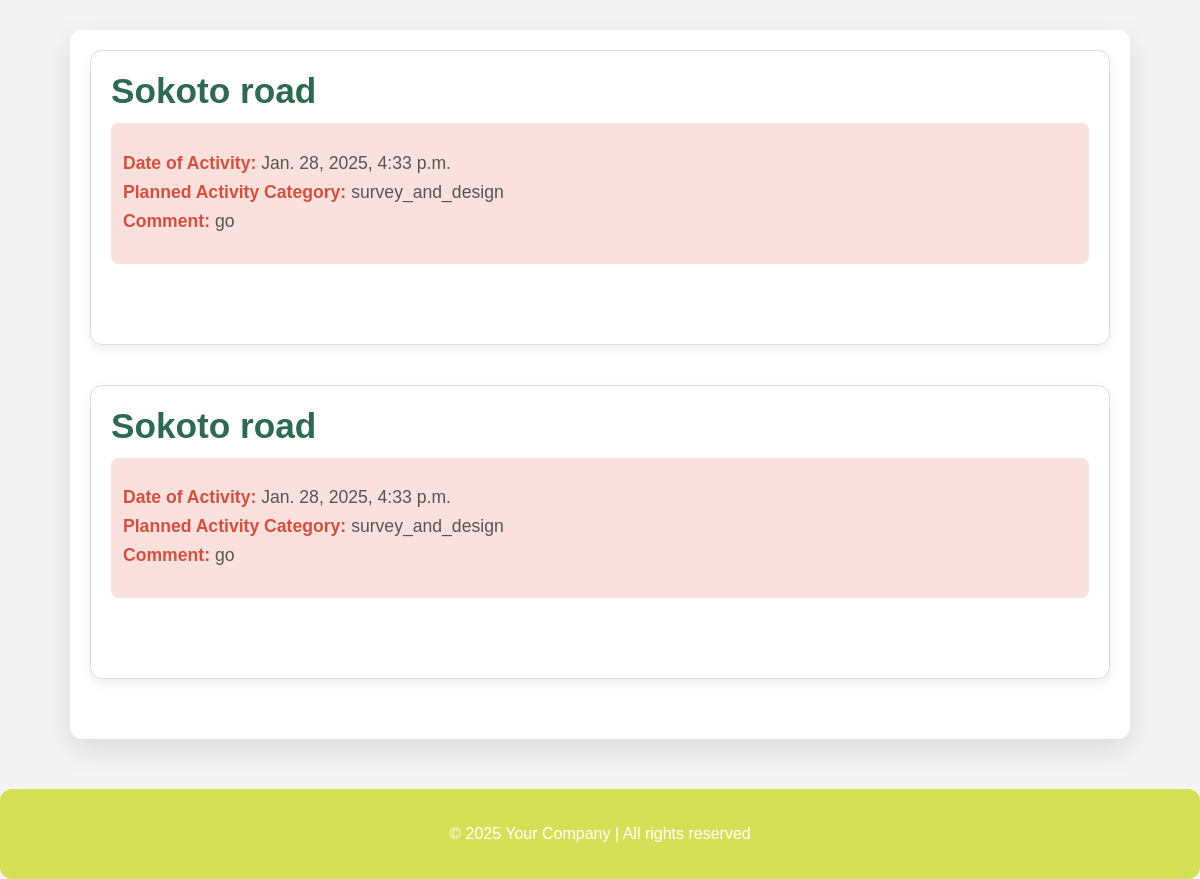
/report/, run on an earlier commit of the app's database.
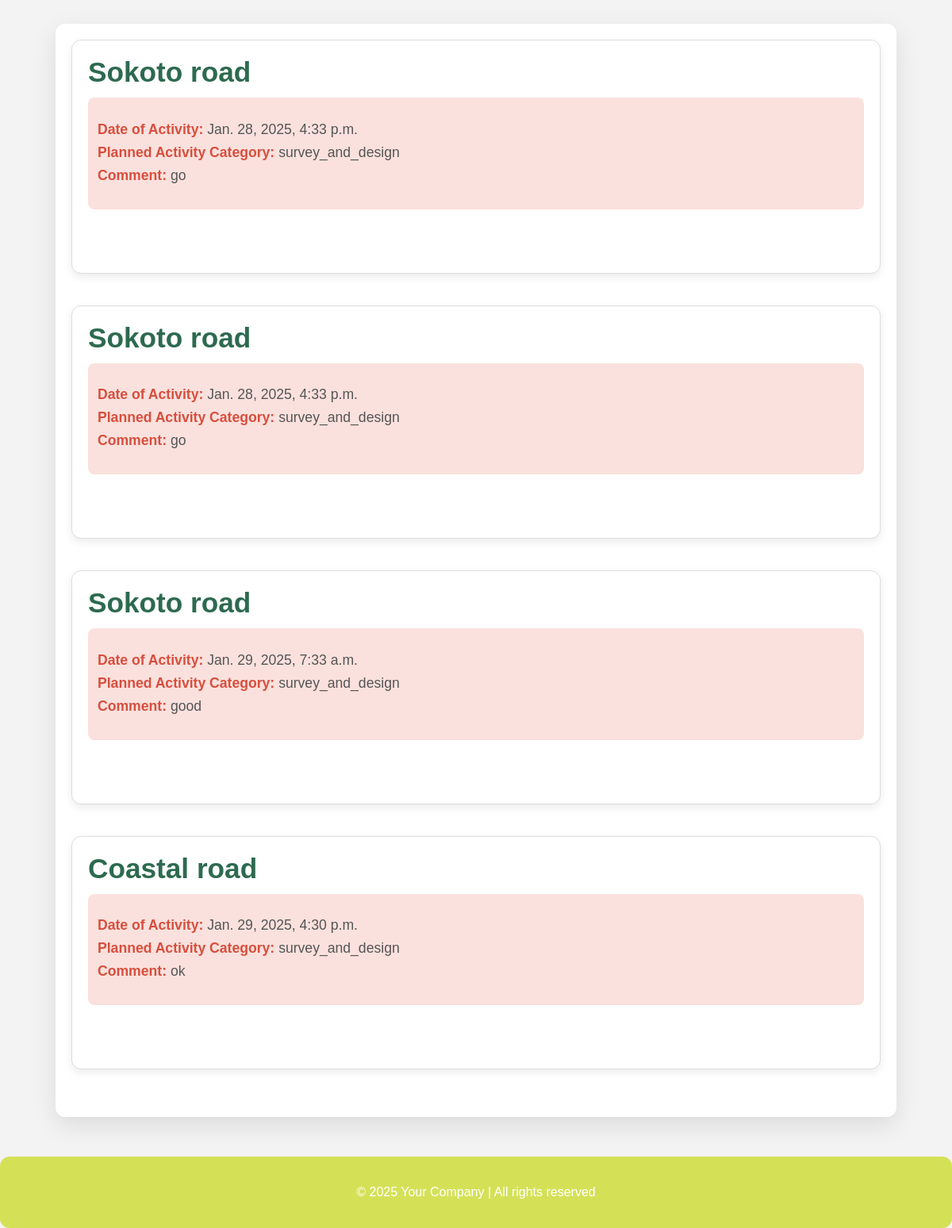
And on a later commit of the database.
### activities_report/models.py (models this page shows, shortened)
class Activities(models.Model):
    date_of_activity = models.DateTimeField(default=datetime.now())
    project_name = models.CharField(choices=choices.project_choice, max_length=100)
    fullname = models.CharField(choices=choices.names, max_length=100, null=True)
    role = models.CharField(choices=choices.roles, max_length=100, null=True)
    project_section = models.CharField(choices=choices.project_sections, max_length=100, null=True)
    planned_activity_category = models.CharField(choices=choices.activities_category, max_length=100, default=choices.activities_category[0])
    activity_type = models.CharField(choices=choices.activitiess, max_length=100, null=True)
    comment = models.TextField(null=True)
    chainage = models.CharField(choices=choices.chanage, max_length=100, null=True)
    chainage2 = models.CharField(choices=choices.chanage2, max_length=100, null=True)
    site_engineer = models.JSONField(default=list, null=True)
    supervisors = models.JSONField(default=list, null=True)
    party = models.CharField(choices=choices.party, max_length=100, null=True)
    supervision = models.CharField(choices=choices.party, max_length=100, null=True)
    machines = models.CharField(choices=choices.machines, max_length=100, null=True)
    machines_source = models.CharField(choices=choices.sources, max_length=100, null=True)
    team_car = models.CharField(choices=choices.team_cars, max_length=50, null=True)
    subcontractor_name = models.CharField(choices=choices.subcontractor_names, max_length=50, null=True)

### activities_report/views.py (the view)
# urls.py: path('report/', view_report, name='report'),
def view_report(request):
    activities = Activities.objects.all()
    return render(request, 'survey/view_reports.html', context={'activities': activities})

### activities_report/templates/survey/view_reports.html (shortened to what this page needs)
<!DOCTYPE html>
<html lang="en">
<head>
</head>
<body>
    <div class="container">
        {% for report in activities %}
        <div class="report">
            <div class="report-title">{{ report.project_name }}</div>
            <div class="report-header">
                <ul class="report-details">
                    <li><strong>Date of Activity:</strong> {{ report.date_of_activity }}</li>
                    <li><strong>Planned Activity Category:</strong> {{ report.planned_activity_category }}</li>
                    <li><strong>Comment:</strong> {{ report.comment }}</li>
                </ul>
            </div>
            <div class="gallery">
            </div>
        </div>
        {% endfor %}
    </div>
    <footer>
        <p>&copy; 2025 Your Company | All rights reserved</p>
    </footer>
</body>
</html>

### activities_report/templates/survey/view_reports.html (style rules this page uses)
body { font-family: 'Arial', sans-serif; margin: 0; padding: 0; background-color: #f3f3f3; color: #333; }
.container { width: 85%; max-width: 1200px; margin: 30px auto; padding: 20px; background: #ffffff; border-radius: 12px; box-shadow: 0 10px 30px rgba(0, 0, 0, 0.1); }
.report { margin-bottom: 40px; padding: 20px; border: 1px solid #ddd; border-radius: 12px; background-color: #fff; box-shadow: 0 4px 12px rgba(0, 0, 0, 0.08); }
.report-title { font-size: 2.2em; font-weight: 600; color: #2d6a4f; margin-bottom: 12px; }
.report-header { background-color: #fae1dd; padding: 12px; border-radius: 8px; margin-bottom: 20px; }
.report-header strong { font-weight: bold; color: #d84e3d; }
.report-details { list-style: none; padding: 0; margin-bottom: 20px; font-size: 1.1em; color: #555; }
.report-details li { margin-bottom: 8px; }
.gallery { display: grid; grid-template-columns: repeat(auto-fill, minmax(200px, 1fr)); gap: 16px; padding: 20px 0; }
footer { text-align: center; margin-top: 50px; padding: 20px; background-color: #d4e157; color: white; border-radius: 12px; }

What changed in the data, as far as the page shows it:
added Activities: project_name "Sokoto road", date_of_activity "Jan. 29, 2025, 7:33 a.m.", planned_activity_category "survey_and_design", comment "good"
added Activities: project_name "Coastal road", date_of_activity "Jan. 29, 2025, 4:30 p.m.", planned_activity_category "survey_and_design", comment "ok"
